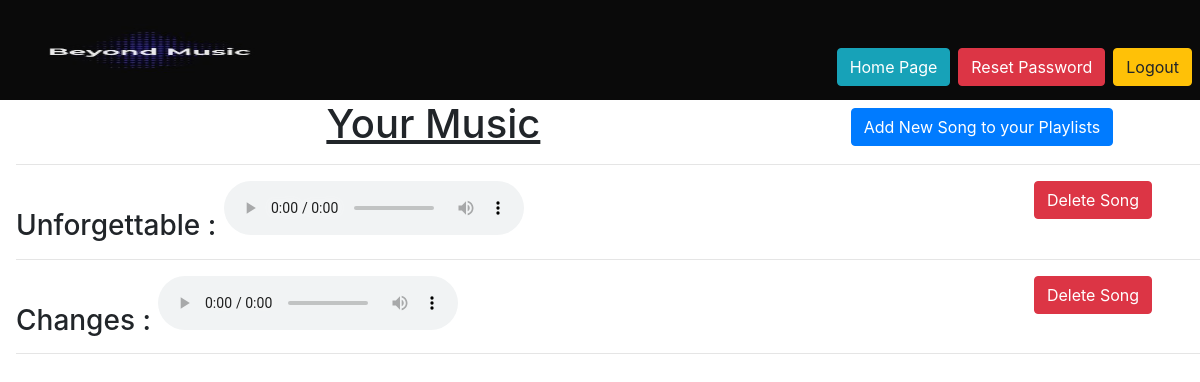
/playlist/ (signed in), run on an earlier commit of the app's database.
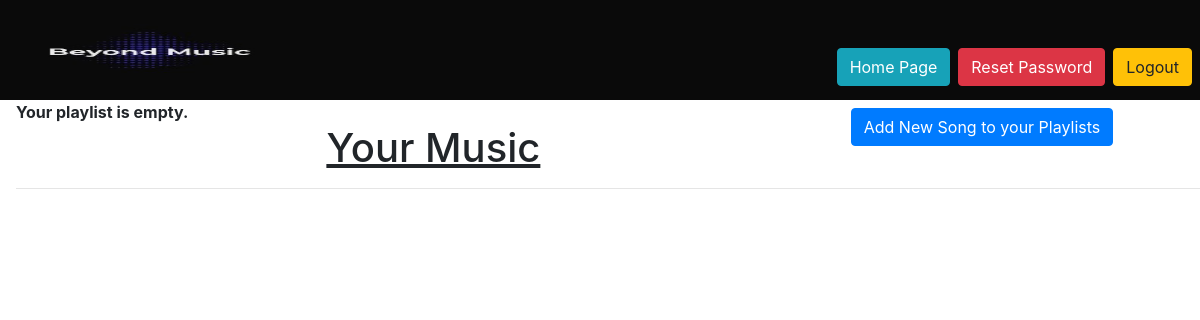
And on a later commit of the database.
### playlist/models.py (models this page shows, shortened)
class Song(models.Model):
    choices = ((0, 'happy'),
               (1, 'angry'),
               (2, 'sad'),
               (3, 'neutral'),
               (4, 'general'))
    user = models.ForeignKey(User, on_delete=models.CASCADE)
    track = models.FileField(upload_to='Songs')
    type = models.IntegerField(choices)
    name = models.CharField(max_length=30, default="Unknown", blank=True)

### playlist/views.py (the view)
# urls.py: path('',views.general,name='general'),
@login_required(login_url='accounts:login')
def general(request):
    user = request.user
    songs = Song.objects.all().filter(user=user)
    if len(songs)==0:
        messages.info(request,f'Your playlist is empty.')
    return render(request, 'playlist/general.html', {'songs': songs})

### playlist/templates/playlist/general.html
{% extends 'base_layout.html' %}
{% block content %}
<a href="{% url 'playlist:song' %}" class="btn btn-primary mt-2" style="float:right;">Add New Song to your Playlists</a>
{% if messages %}
{% for message in messages %}
<strong>{{message}}</strong>
{% endfor %}
{% endif %}
<h1 align="center"><u>Your Music</u></h1><hr>
{% for song in songs %}
<h3 class="mt-3">{{song.name}} :
    <audio controls>
        <source src="{{song.track.url}}" type="audio/mp3">
    </audio><a href="{% url 'playlist:delete' type=4 id=song.id %}" class="btn btn-danger mr-5" style="float:right;">Delete Song</a>
</h3><hr>
{% endfor %}
{% endblock %}

### templates/base_layout.html (shortened to what this page needs)
{% load static %}
<html lang="en">
<head>
    <link rel="stylesheet" href = "{%static 'style.css'%}">
    <link rel="stylesheet" href="https://maxcdn.bootstrapcdn.com/bootstrap/4.0.0/css/bootstrap.min.css">
</head>
<body>
    <header>
        <div class="logo">
            <a href="{% url 'startpage' %}"><img class="logoo" src="{% static 'logo.jpg' %}"></a>
            {% if user.is_authenticated%}
            <form class="logout-link mt-5 mr-2" action="{%url 'accounts:logout'%}" method="post" style="float:right;">
                <input type="submit" value="Logout" class="btn btn-warning mt-10">
            </form>
            <a href="{%url 'accounts:reset'%}" class="btn btn-danger mt-5 mr-2" style="float:right;"> Reset Password</a>
            {% else %}
            <a class="btn btn-success mt-5 mr-3" href="{% url 'accounts:login' %}" style="float:right;">Login</a>
            {% endif %}
            {% if "/" == request.path %}
            <a href="{% url 'startpage' %}" class="btn btn-info mt-5 mr-2" style="float:right; display:none;">Home Page</a>
            {% elif "/accounts/login/" == request.path %}
            <a href="{% url 'startpage' %}" class="btn btn-info mt-5 mr-2" style="float:right; display:none;">Home Page</a>
            {% else %}
            <a href="{% url 'startpage' %}" class="btn btn-info mt-5 mr-2" style="float:right; display:block;">Home Page</a>
            {% endif %}
        </div>
        <div class="wrapper mt-0 ml-3">
            {% block content %}
            {% endblock %}
        </div>
    </header>
</body>
</html>

### static/style.css (style rules this page uses)
.logoo { height:100px; width:300px; }
.logo { height:100 px; width:100%; background-color : #0A0A0A; }

What changed in the data, as far as the page shows it:
removed Song: name "Unforgettable"
removed Song: name "Changes"
Also different on the page:
new list line: "Your playlist is empty."
